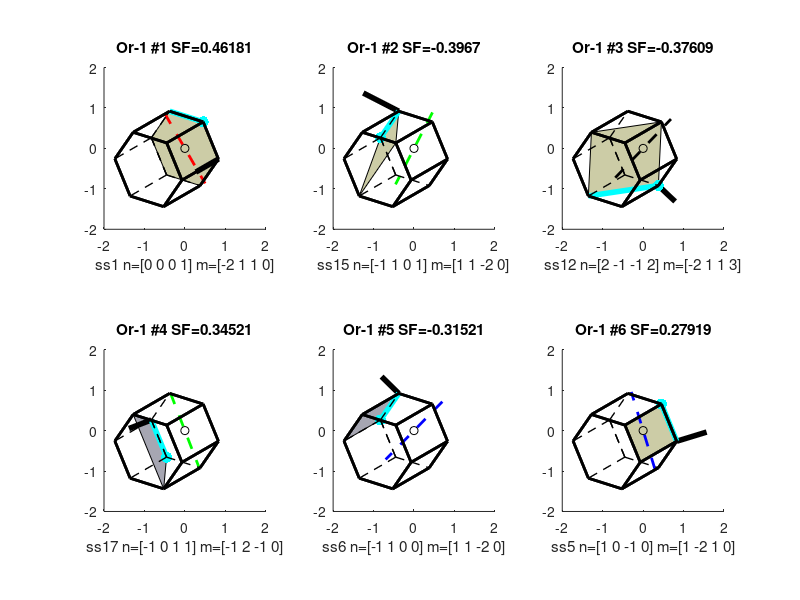
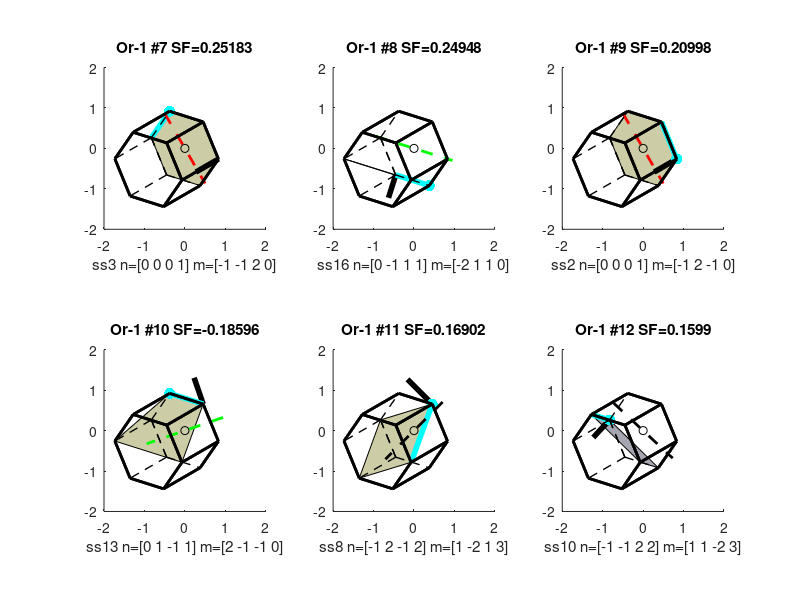
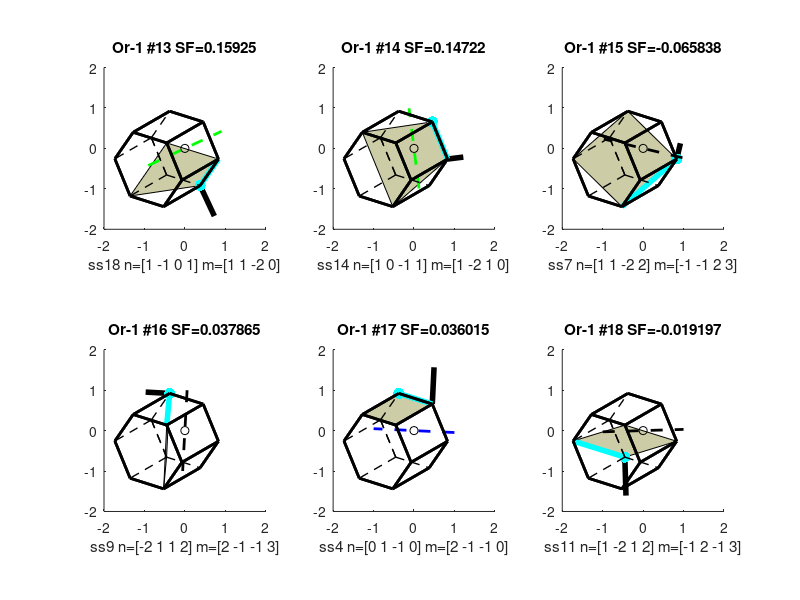

These figures' MATLAB source, in order:
%  Input euler angles, as 3 angles, or as vector, or nothing to use a
%  default one as demo.
%
% Zhe Chen, 2015-10-30 added parse input function, so you can change phy_error.
% Zhe Chen, 2015-8-27 revised.

%  From Old codes in MSU:
%  The first part of this code, is to plot a inverse pole figure, i.e., the sample normal direction projected in the crystal's coordinate system.
%  The second part is to draw unit cells.
%  Note: for different c_a ratio, the same point in IPF represents diffrent crystallographic direction.
%  Don't considers the position of the poles to be propotional...
%  Zhe Chen, rewritten based on the structure built by Hongmei & Dr. Bieler
%  Modified to have 18 slip systems shown.  Only 12 is used in current analysis.
%  2011-08-25


function [] = hcp_cell_Mg18(varargin)

[Euler(:,3:5),phi_sys,phi_error] = parse_input(varargin);

display(['Euler angle in degree: ',num2str(Euler(3)),' ', num2str(Euler(4)), ' ', num2str(Euler(5))]);

Stress_State = [ 1 0 0; 0 0 0; 0 0 0];
Stress_State = Stress_State/norm(Stress_State);
sample_normal = [0 0 1];  % sample normal direction. Actually, direction you are interested in, can change this to other.
c_a = 1.62;
nss = 18;

g_sys = [
    cosd(phi_sys) cosd(phi_sys-90) 0;
    cosd(phi_sys+90) cosd(phi_sys) 0;
    0 0 1];
g_error = [
    cosd(phi_error) cosd(phi_error-90) 0;
    cosd(phi_error+90) cosd(phi_error) 0;
    0 0 1];

set_of_Euler = size(Euler);  % sets of Euler angles

% part 1, generate inverse pole figure
% hold on;
% axis square;
% axis([0 1.2 0 1.2]);
% theta = [0:1:30];  % just the paremeter 'theta'
% border_x = [0 cosd(theta) 0];
% border_y = [0 sind(theta) 0];
% plot(border_x, border_y, 'k-');

for ii = 1:1:set_of_Euler(1,1)
    phi1 = Euler(ii,3);
    PHI = Euler(ii,4);
    phi2 = Euler(ii,5);
    
    g_phi1 = [
        cosd(phi1) cosd(phi1-90) 0;
        cosd(phi1+90) cosd(phi1) 0;
        0 0 1];
    g_PHI = [
        1 0 0;
        0 cosd(PHI) cosd(PHI-90);
        0 cosd(PHI+90) cosd(PHI)];
    g_phi2 = [
        cosd(phi2) cosd(phi2-90) 0;
        cosd(phi2+90) cosd(phi2) 0;
        0 0 1];
    g(:,:,ii) = g_phi2*g_PHI*g_phi1*g_sys*g_error;  % g is the 'transformation matrix' of Euler angle set i: x=gX, X is global.
    %     pole = g(:,:,ii)*sample_normal.';  % sample normal in crystallographic cartesian coordinate
    %     x = abs(pole(1));
    %     y = abs(pole(2));
    %     z = abs(pole(3));
    %     X = x/(1+z);
    %     Y = y/(1+z);  % This convert all points to 1st octant, then plot.  If you convert all point into 7th, then use X=x/(1-z), Y=y/(1-z).
    %     if z == 1  % for the extreme condition...
    %         X = 10^(-9);
    %     end
    %
    %     alpha = atand(Y/X);
    %     alpha = 30-abs(rem(alpha,60)-30);  % change to it's corresponding angle which is between 0-30 degrees.
    %     r = sqrt(X^2+Y^2);
    %     X = r*cosd(alpha);  % change the coord X,Y into the plot region
    %     Y = r*sind(alpha);
    %
    %     plot(X,Y,'o','LineWidth',1,'MarkerEdgeColor', [0 0 1],...
    %                 'MarkerFaceColor',[1 0 0],'MarkerSize',9)
    %     plot(X,Y,'o','LineWidth',1,'MarkerEdgeColor',[1 1 1],...
    %                 'MarkerFaceColor',[1 0 0],'MarkerSize',6)
    %     text(X,Y+0.03,num2str(ii))
    %     text(0,0,'0 0 0 1')
    %     text(1.02,0.02,'2 -1 -1 0')
    %     text(0.87,0.52,'1 0 -1 0')
end
% end of part 1


Vertex(1,:) = [2/3 -1/3 -1/3 0];  % coordinates of the 12 points that make up the hexagonal prism
Vertex(2,:) = [1/3 1/3 -2/3 0];   % 6 on the base, then 6 on the top
Vertex(3,:) = [-1/3 2/3 -1/3 0];
Vertex(4,:) = [-2/3 1/3 1/3 0];
Vertex(5,:) = [-1/3 -1/3 2/3 0];
Vertex(6,:) = [1/3 -2/3 1/3 0];
Vertex(7,:) = [2/3 -1/3 -1/3 1];
Vertex(8,:) = [1/3 1/3 -2/3 1];
Vertex(9,:) = [-1/3 2/3 -1/3 1];
Vertex(10,:) = [-2/3 1/3 1/3 1];
Vertex(11,:) = [-1/3 -1/3 2/3 1];
Vertex(12,:) = [1/3 -2/3 1/3 1];

%  The following construct structure with format:
%
%   Slpsys(1) = struct( ...
%     'number',1, ...  % slip system number
%     'slp_plane',[0 0 0 1], ...  % slip plane normal in 4-index crystal coord
%     'slp_dir',[-2 1 1 0], ...  % slip direction in 4-index crystal coord
%     'n_vertex',6, ...  % number of vertrices used to construct a representative slip plane
%     'plane_index',[1 2 3 4 5 6], ...  % index of vertrices for slip plane
%     'burgers_index',[2 3], ...  % index of the vertrices for burgers vector
%     'cart_plane',[], ...  % slip plane  in 3-index cartesian form
%     'cart_dir',[], ...  % slip direction in 3-index cartesian form
%     'cart_plane_unit',[], ... % converted to unit vector
%     'cart_dir_unit',[], ...
%     'schmid_factor',[], ... % schmid factor
%     'Rot_Plane',[], ... % slip plane rotated to Global coord
%     'Rot_Dir',[], ...  % slip direction rotated to Global coord
%     'Trace',[]);  % slip trace on Global X-Y plane
%
%  Some filed are not defined initially, but will be added as program proceeds

% basal <a>
Slpsys(1) = struct('number',1,'slp_plane',[0 0 0 1],'slp_dir',[-2 1 1 0],'n_vertex',6,'plane_index',[1 2 3 4 5 6],'burgers_index',[2 3]);
Slpsys(2) = struct('number',2,'slp_plane',[0 0 0 1],'slp_dir',[-1 2 -1 0],'n_vertex',6,'plane_index',[1 2 3 4 5 6],'burgers_index',[1 2]);
Slpsys(3) = struct('number',3,'slp_plane',[0 0 0 1],'slp_dir',[-1 -1 2 0],'n_vertex',6,'plane_index',[1 2 3 4 5 6],'burgers_index',[3 4]);
% prism <a>
Slpsys(4) = struct('number',4,'slp_plane',[0 1 -1 0],'slp_dir',[2 -1 -1 0],'n_vertex',4,'plane_index',[2 3 9 8],'burgers_index',[3 2]);
Slpsys(5) = struct('number',5,'slp_plane',[1 0 -1 0],'slp_dir',[1 -2 1 0],'n_vertex',4,'plane_index',[1 2 8 7],'burgers_index',[2 1]);
Slpsys(6) = struct('number',6,'slp_plane',[-1 1 0 0],'slp_dir',[1 1 -2 0],'n_vertex',4,'plane_index',[3 4 10 9],'burgers_index',[4 3]);
% pyramidal <c+a>
Slpsys(7) = struct('number',7,'slp_plane',[1 1 -2 2],'slp_dir',[-1 -1 2 3],'n_vertex',4,'plane_index',[1 3 10 12],'burgers_index',[1 12]);
Slpsys(8) = struct('number',8,'slp_plane',[-1 2 -1 2],'slp_dir',[1 -2 1 3],'n_vertex',4,'plane_index',[2 4 11 7],'burgers_index',[2 7]);
Slpsys(9) = struct('number',9,'slp_plane',[-2 1 1 2],'slp_dir',[2 -1 -1 3],'n_vertex',4,'plane_index',[3 5 12  8],'burgers_index',[3 8]);
Slpsys(10) = struct('number',10,'slp_plane',[-1 -1 2 2],'slp_dir',[1 1 -2 3],'n_vertex',4,'plane_index',[4 6 7 9],'burgers_index',[4 9]);
Slpsys(11) = struct('number',11,'slp_plane',[1 -2 1 2],'slp_dir',[-1 2 -1 3],'n_vertex',4,'plane_index',[5 1 8 10],'burgers_index',[5 10]);
Slpsys(12) = struct('number',12,'slp_plane',[2 -1 -1 2],'slp_dir',[-2 1 1 3],'n_vertex',4,'plane_index',[6 2 9 11],'burgers_index',[6 11]);
% pyramidal <a>
Slpsys(13) = struct('number',13,'slp_plane',[0 1 -1 1],'slp_dir',[2 -1 -1 0],'n_vertex',4,'plane_index',[2 3 10 7],'burgers_index',[3 2]);
Slpsys(14) = struct('number',14,'slp_plane',[1 0 -1 1],'slp_dir',[1 -2 1 0],'n_vertex',4,'plane_index',[1 2 9 12],'burgers_index',[2 1]);
Slpsys(15) = struct('number',15,'slp_plane',[-1 1 0 1],'slp_dir',[1 1 -2 0],'n_vertex',4,'plane_index',[3 4 11 8],'burgers_index',[4 3]);
Slpsys(16) = struct('number',16,'slp_plane',[0 -1 1 1],'slp_dir',[-2 1 1 0],'n_vertex',4,'plane_index',[5 6 7 10],'burgers_index',[6 5]);
Slpsys(17) = struct('number',17,'slp_plane',[-1 0 1 1],'slp_dir',[-1 2 -1 0],'n_vertex',4,'plane_index',[4 5 12 9],'burgers_index',[5 4]);
Slpsys(18) = struct('number',18,'slp_plane',[1 -1 0 1],'slp_dir',[1 1 -2 0],'n_vertex',4,'plane_index',[6 1 8 11],'burgers_index',[6 1]);

for set_number = 1:1:set_of_Euler(1,1)
    slpsys = Slpsys;
    local_stress_state = g(:,:,set_number)*Stress_State*g(:,:,set_number).';
    for ii = 1:1:12
        vertex(ii,:) = [ Vertex(ii,1)*3/2, (Vertex(ii,1)+2*Vertex(ii,2))*sqrt(3)/2, Vertex(ii,4)*c_a];
    end
    Rot_Vertex = vertex * g(:,:,set_number);  % get rotated vertex in Global Coord
    
    for ii = 1:1:nss %%%%%%%%%%%%%%%%%%%%%%%%%%%-1
        slpsys(ii).cart_plane = [ slpsys(ii).slp_plane(1), (slpsys(ii).slp_plane(1)+2*slpsys(ii).slp_plane(2))/sqrt(3), slpsys(ii).slp_plane(4)/c_a];
        slpsys(ii).cart_dir = [3*slpsys(ii).slp_dir(1)/2, (slpsys(ii).slp_dir(1)+2*slpsys(ii).slp_dir(2))*sqrt(3)/2, slpsys(ii).slp_dir(4)*c_a];
        slpsys(ii).cart_plane_unit = slpsys(ii).cart_plane/norm(slpsys(ii).cart_plane);
        slpsys(ii).cart_dir_unit = slpsys(ii).cart_dir/norm(slpsys(ii).cart_dir);
        slpsys(ii).schmid_factor = slpsys(ii).cart_plane_unit * local_stress_state * slpsys(ii).cart_dir_unit.';
        slpsys(ii).Rot_Plane = slpsys(ii).cart_plane_unit * g(:,:,set_number);
        slpsys(ii).Rot_Dir = slpsys(ii).cart_dir_unit * g(:,:,set_number);
        slpsys(ii).Trace = cross(slpsys(ii).Rot_Plane, [0 0 1]);
        slpsys(ii).Trace = slpsys(ii).Trace/norm(slpsys(ii).Trace);  % If don't want to normalize, delete/comment this line
        abs_SF(ii,1) = ii;
        abs_SF(ii,2) = abs(slpsys(ii).schmid_factor);
    end %%%%%%%%%%%%%%%%%%%%%%%%%%%-1
    plot_order = sortrows (abs_SF,-2);  % 1st column is ssnumber, 2nd column is SF descending.
    
    % Determine which two points are invisible.
    % This actually only depend on the lowest positioned two points on either of the basal planes.
    % Fact: (1) If point ii has smallest z-coord on basal plane-1, then point ii+6 has smallest z-coord on basal plane-2 (because two planes are parallel)
    % (1.2) If the smallest z-coord on a plane is >0, then on the other plane there will be a z-coord < 0.
    % (1.3) For the way of definition in this code, a point is invisible only if it has z-coord < 0.
    % (2) The point with the smallest z-coord is invisible.
    % (3) If a point is invisible, all points on the other basal plane are visible.
    % (4) If a point is invisible, on the same basal plane, there is another invisible point (whose z-coord is the 2nd smallest on this basal plane)
    % (5) If a point is invisible, all three edges connected to it are invisible.
    % Conclusion: two points are invisible.  Don't draw edges from them.
    for ii = 1:1:6
        vertex_z_1(ii,:) = [ii,Rot_Vertex(ii,3)];
    end
    for ii = 7:1:12
        vertex_z_2(ii-6,:) = [ii,Rot_Vertex(ii,3)];     % change 'ii' to 'ii-6', 2015-8-27
    end
    criteria_vertex_1 = sortrows(vertex_z_1,2);
    criteria_vertex_2 = sortrows(vertex_z_2,2);
    if criteria_vertex_1(1,2) < criteria_vertex_2(1,2)
        invisible_1 = criteria_vertex_1(1,1);
        invisible_2 = criteria_vertex_1(2,1);
    else
        invisible_1 = criteria_vertex_2(1,1);
        invisible_2 = criteria_vertex_2(2,1);
    end
    % found index (two numbers within 1-12) of invisible vertex
    
    for ii = 1:1:nss  % plot the cell for 18 slip system  %%%%%%%%%%%%%%%%%%%%%%%%%%%-2
        ssn = plot_order(ii,1);  % the number of slip system plotted.
        if rem(ii,6) == 1
            figure('position',[50,50,950,650]);
        end
        subplot(2,3,rem(ii-1,6)+1)
        hold on;
        axis square;
        axis ([-2 2 -2 2]);
        
        for jj = 1:1:slpsys(ssn).n_vertex
            spx(jj) = Rot_Vertex(slpsys(ssn).plane_index(jj),1);  % slip plane Coord for plot
            spy(jj) = Rot_Vertex(slpsys(ssn).plane_index(jj),2);
        end
        
        % The following plot slip plane
        if slpsys(ssn).Rot_Plane(3)>0  % If see front: warm grary.  If see back, cool gray.
            % Fill plane
            fill(spx(1:slpsys(ssn).n_vertex),spy(1:slpsys(ssn).n_vertex),[.8 .8 .65]);
            % Draw slip plane normal vector
            plot([Rot_Vertex(slpsys(ssn).plane_index(1),1), Rot_Vertex(slpsys(ssn).plane_index(1),1)+slpsys(ssn).Rot_Plane(1)],[Rot_Vertex(slpsys(ssn).plane_index(1),2), Rot_Vertex(slpsys(ssn).plane_index(1),2)+slpsys(ssn).Rot_Plane(2)],'Linewidth',4,'Color',[0 0 0]);
        else
            fill(spx(1:slpsys(ssn).n_vertex),spy(1:slpsys(ssn).n_vertex),[.65 .65 .7]);
            plot([Rot_Vertex(slpsys(ssn).plane_index(1),1), Rot_Vertex(slpsys(ssn).plane_index(1),1)+slpsys(ssn).Rot_Plane(1)],[Rot_Vertex(slpsys(ssn).plane_index(1),2), Rot_Vertex(slpsys(ssn).plane_index(1),2)+slpsys(ssn).Rot_Plane(2)],'--','Linewidth',4,'Color',[0 0 0]);
        end
        % The following, plot burgers vector. Start point of Burgers vector has circle
        plot([Rot_Vertex(slpsys(ssn).burgers_index(1),1),Rot_Vertex(slpsys(ssn).burgers_index(2),1)],[Rot_Vertex(slpsys(ssn).burgers_index(1),2),Rot_Vertex(slpsys(ssn).burgers_index(2),2)],'Linewidth',4,'Color',[0 1 1]);
        plot(Rot_Vertex(slpsys(ssn).burgers_index(1),1),Rot_Vertex(slpsys(ssn).burgers_index(1),2),'.','MarkerSize',24,'Color',[0 1 1]);  % start point of Burgers vector has circle.
        % The following, plot a line representing slip plane trace direction.
        if ssn>12
            plot([slpsys(ssn).Trace(1),-slpsys(ssn).Trace(1)],[slpsys(ssn).Trace(2),-slpsys(ssn).Trace(2)],'--','Linewidth',2,'Color',[0 1 0])  % green for pyramidal <a>
        elseif ssn>6
            plot([slpsys(ssn).Trace(1),-slpsys(ssn).Trace(1)],[slpsys(ssn).Trace(2),-slpsys(ssn).Trace(2)],'--','Linewidth',2,'Color',[0 0 0])  % black for pyramidal <c+a>
        elseif ssn<4
            plot([slpsys(ssn).Trace(1),-slpsys(ssn).Trace(1)],[slpsys(ssn).Trace(2),-slpsys(ssn).Trace(2)],'--','Linewidth',2,'Color',[1 0 0])  % red for basal
        else
            plot([slpsys(ssn).Trace(1),-slpsys(ssn).Trace(1)],[slpsys(ssn).Trace(2),-slpsys(ssn).Trace(2)],'--','Linewidth',2,'Color',[0 0 1])  % blue for prism
        end
        
        % The following, plot the cell.  Invisible ones use dash-line
        for jj = 1:1:12
            if jj ~= invisible_1 && jj ~= invisible_2
                p1 = jj+1-6*(rem(jj,6)==0);     % draw edge-1 on basal plane, if visible
                if p1 ~= invisible_1 && p1 ~= invisible_2
                    plot([Rot_Vertex(jj,1), Rot_Vertex(p1,1)],[Rot_Vertex(jj,2), Rot_Vertex(p1,2)],'-','Linewidth',2,'Color',[0 0 0]);
                end
                p2 = jj-1+6*(rem(jj-1,6)==0);   % draw edge-2 on basal plane, if visible
                if p2 ~= invisible_1 && p2 ~= invisible_2
                    plot([Rot_Vertex(jj,1), Rot_Vertex(p2,1)],[Rot_Vertex(jj,2), Rot_Vertex(p2,2)],'-','Linewidth',2,'Color',[0 0 0]);
                end
                p3 = jj+6-12*(jj>6);            % draw edge on prism plane, if visible
                if p3 ~= invisible_1 && p3 ~= invisible_2
                    plot([Rot_Vertex(jj,1), Rot_Vertex(p3,1)],[Rot_Vertex(jj,2), Rot_Vertex(p3,2)],'-','Linewidth',2,'Color',[0 0 0]);
                end
            else
                p1 = jj+1-6*(rem(jj,6)==0);     % draw edge-1 on basal plane, if visible
                %             if p1 ~= invisible_1 && p1 ~= invisible_2
                plot([Rot_Vertex(jj,1), Rot_Vertex(p1,1)],[Rot_Vertex(jj,2), Rot_Vertex(p1,2)],'--','Linewidth',1,'Color',[0 0 0]);
                %             end
                p2 = jj-1+6*(rem(jj-1,6)==0);   % draw edge-2 on basal plane, if visible
                %             if p2 ~= invisible_1 && p2 ~= invisible_2
                plot([Rot_Vertex(jj,1), Rot_Vertex(p2,1)],[Rot_Vertex(jj,2), Rot_Vertex(p2,2)],'--','Linewidth',1,'Color',[0 0 0]);
                %             end
                p3 = jj+6-12*(jj>6);            % draw edge on prism plane, if visible
                %             if p3 ~= invisible_1 && p3 ~= invisible_2
                plot([Rot_Vertex(jj,1), Rot_Vertex(p3,1)],[Rot_Vertex(jj,2), Rot_Vertex(p3,2)],'--','Linewidth',1,'Color',[0 0 0]);
                %             end
            end
%             plot(Rot_Vertex(1,1),Rot_Vertex(1,2),'.','MarkerSize',24,'Color',[0 0 0]);  % Can use this to check which is [100] direction, if needed
        end
        plot(0,0,'ko');
        title(['Or-' num2str(set_number) ' #' num2str(ii) ' SF=' num2str(slpsys(ssn).schmid_factor)]);
        xlabel(['ss' num2str(ssn) ' n=' mat2str(slpsys(ssn).slp_plane) ' m=' mat2str(slpsys(ssn).slp_dir)])
        
    end %%%%%%%%%%%%%%%%%%%%%%%%%%%-2
end

hold off;

end

function [euler,phi_sys,phi_error,TF] = parse_input(varargin)
TF = true;
phi_sys = -90;  % rotate EBSD Lab system 90 degree, so its x-axis points right
phi_error = 0;  % angle error caused by placing the sample when doing experiment. i.e., rotate EBSD map into In-situ SEM image orientation.
% Note 12-10-2013: If you need to rotate SEM image CCW to match EBSD map, then this angle is Positive.
euler=[30 40 50];  % Euler angle given by EBSD map.  In MSU EB CamScan, EBSD Lab system X is down, Y is right.
str = 'format: slip_trace_Mg = (euler(3 seperate value, or 3x1 vector),phi_sys(optional),phi_error(optional))';
if isempty(varargin)
    disp(str);
    TF = false;
else
    varargin = varargin{1};
    switch length(varargin)
        case 1                          % get euler
            if length(varargin{1})==3
                euler = varargin{1};
            else
                disp(str);
                TF = false;
            end
        case 2                          % euler, phi_sys
            if length(varargin{1})==3 && length(varargin{2})==1           % get euler and phi_sys
                euler = varargin{1};
                phi_sys = varargin{2};
            else
                disp(str);
                TF = false;
            end
        case 3                          % euler1,euler2,euler3, or euler,phi_sys,phi_error
            if length(varargin{1})==3 && length(varargin{2})==1 && length(varargin{3})==1
                euler = varargin{1};
                phi_sys = varargin{2};
                phi_error = varargin{3};
            elseif length(varargin{1})==1 && length(varargin{2})==1 && length(varargin{3})==1
                euler(1) = varargin{1};
                euler(2) = varargin{2};
                euler(3) = varargin{3};
            else
                disp(str);
                TF = false;
            end
        case 4                          % euler1,euler2,euler3,phy_sys
            if length(varargin{1})==1 && length(varargin{2})==1 && length(varargin{3})==1 && length(varargin{4})==1
                euler(1) = varargin{1};
                euler(2) = varargin{2};
                euler(3) = varargin{3};
                phi_sys = varargin{4};
            else
                disp(str);
                TF = false;
            end
        case 5
            if length(varargin{1})==1 && length(varargin{2})==1 && length(varargin{3})==1 && length(varargin{4})==1 && length(varargin{5})==1
                euler(1) = varargin{1};
                euler(2) = varargin{2};
                euler(3) = varargin{3};
                phi_sys = varargin{4};
                phi_error = varargin{5};
            else
                disp(str);
                TF = false;
            end
    end
end

end